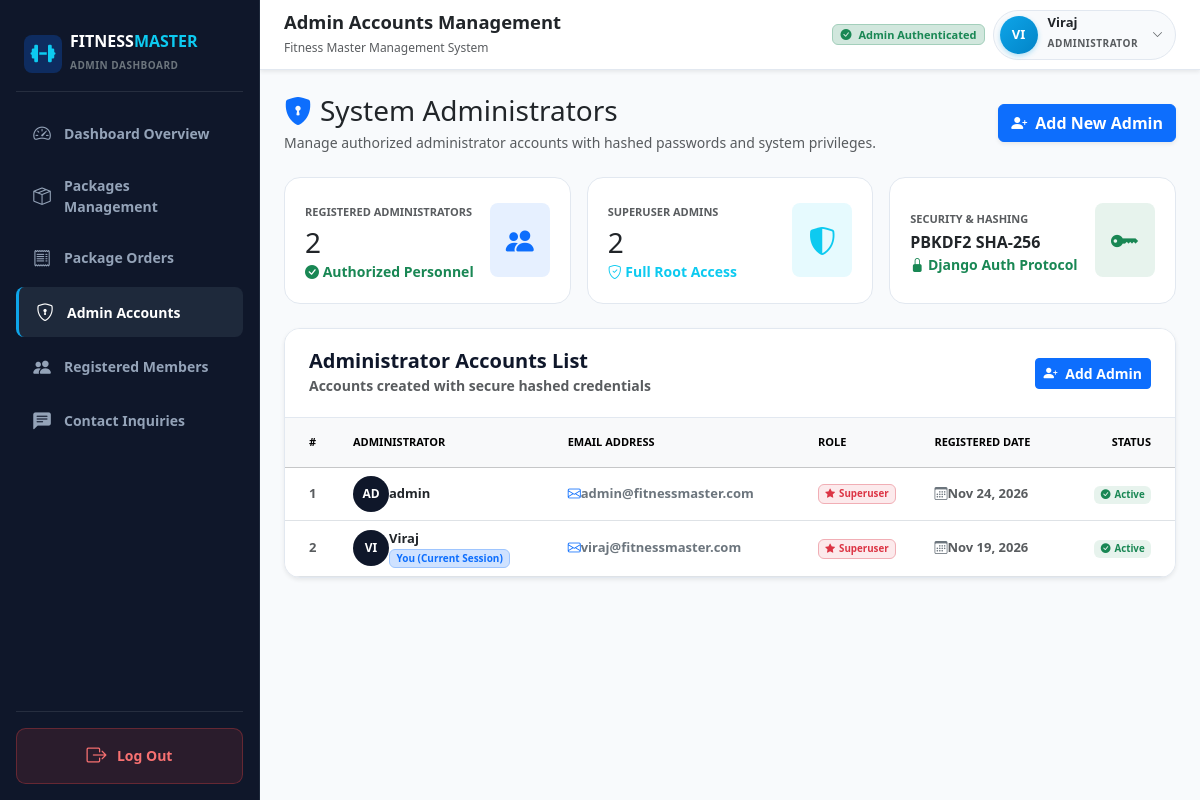
The page /admins/ (signed in) on the database as committed earlier.
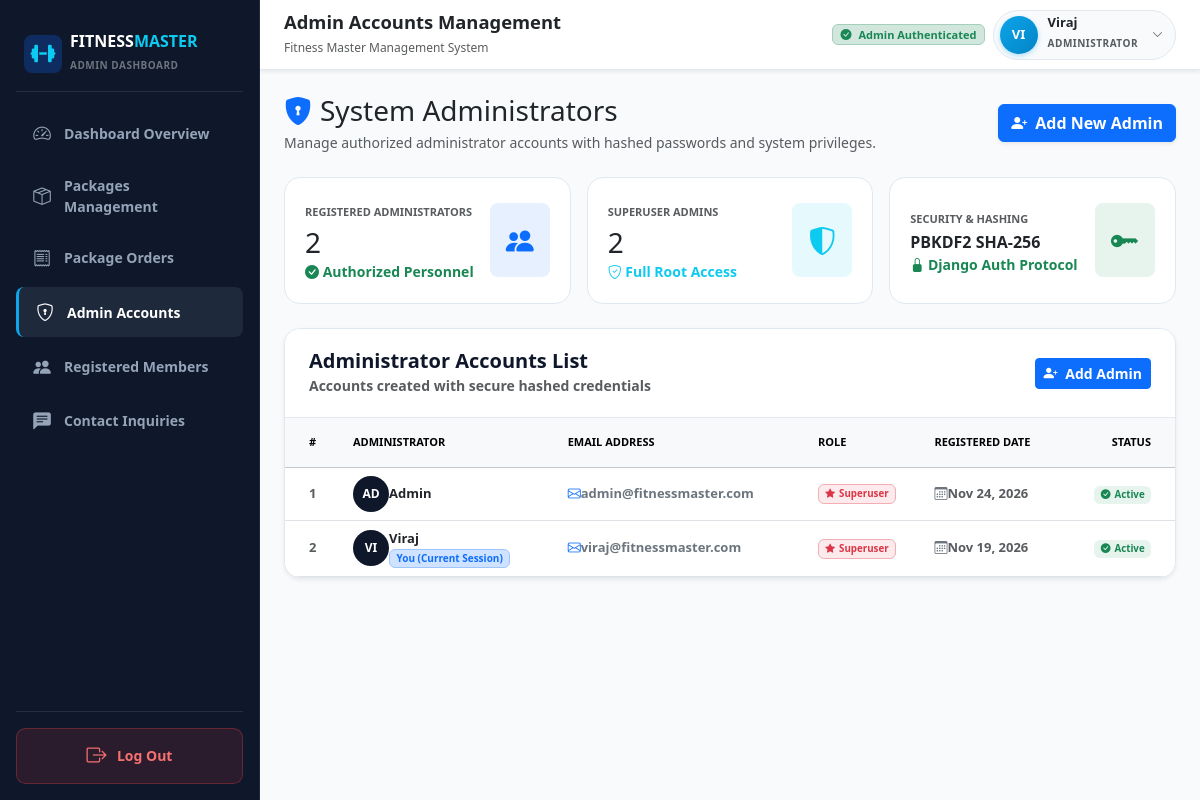
The same page on the database as committed later.
### accounts/models.py (models this page shows, shortened)
class Admin(AbstractUser):
    email = models.EmailField(unique=True, verbose_name="Email Address")
    class Meta:
        verbose_name = 'Admin'
        verbose_name_plural = 'Admins'
        ordering = ['username']

### accounts/views.py (the view, shortened to what this page needs)
# urls.py: path('admins/', views.admin_accounts_view, name='admin_accounts'),
@login_required(login_url='login')
@user_passes_test(admin_check, login_url='login')
def admin_accounts_view(request):
    admins = AdminModel.objects.all().order_by('-date_joined')
    form = AdminCreationForm()
    return render(request, 'accounts/admin_list.html', {
        'admins': admins,
        'form': form,
        'total_admins': admins.count(),
        'superusers_count': admins.filter(is_superuser=True).count(),
    })

### accounts/views.py (called while the page is built)
def admin_check(user):
    return user.is_authenticated and (user.is_staff or user.is_superuser)

### templates/accounts/admin_list.html (shortened to what the changed rows need)
{% extends 'base.html' %}
{% block content %}
<div class="container-fluid px-0">
  <div class="fm-card mb-4 shadow-sm">
    <div class="table-responsive">
      <table class="table table-hover align-middle mb-0" style="font-size: 13px;">
        <thead class="table-light text-uppercase text-secondary fw-bold" style="font-size: 11px;">
          <tr>
            <th class="ps-4 py-3" style="width: 60px;">#</th>
            <th class="py-3">Administrator</th>
            <th class="py-3">Email Address</th>
            <th class="py-3">Role</th>
            <th class="py-3">Registered Date</th>
            <th class="text-end pe-4 py-3">Status</th>
          </tr>
        </thead>
        <tbody>
          {% for admin in admins %}
            <tr>
              <td class="ps-4 fw-bold text-muted">{{ forloop.counter }}</td>
              <td>
                <div class="d-flex align-items-center gap-2.5">
                  <div class="rounded-circle bg-dark text-white fw-bold d-flex align-items-center justify-content-center" style="width: 36px; height: 36px; font-size: 12px; background-color: #0f172a !important;">
                    {{ admin.username|slice:":2"|upper }}
                  </div>
                  <div>
                    <div class="fw-bold text-dark">{{ admin.username }}</div>
                  </div>
                </div>
              </td>
              <td>
                <span class="text-secondary fw-semibold"><i class="bi bi-envelope me-1.5 text-primary"></i>{{ admin.email|default:"No email set" }}</span>
              </td>
              <td>
                {% if admin.is_superuser %}
                  <span class="badge bg-danger bg-opacity-10 text-danger border border-danger-subtle fw-bold px-2.5 py-1">
                    <i class="bi bi-star-fill me-1"></i>Superuser
                  </span>
                {% else %}
                  <span class="badge bg-primary bg-opacity-10 text-primary border border-primary-subtle fw-semibold px-2.5 py-1">
                    <i class="bi bi-shield me-1"></i>Staff Admin
                  </span>
                {% endif %}
              </td>
              <td class="text-muted fw-semibold">
                <i class="bi bi-calendar3 me-1.5 text-secondary"></i>{{ admin.date_joined|date:"M d, Y" }}
              </td>
              <td class="text-end pe-4">
                {% if admin.is_active %}
                  <span class="badge bg-success bg-opacity-10 text-success fw-bold px-2.5 py-1">
                    <i class="bi bi-check-circle-fill me-1"></i>Active
                  </span>
                {% else %}
                  <span class="badge bg-secondary text-white fw-bold px-2.5 py-1">Inactive</span>
                {% endif %}
              </td>
            </tr>
          {% endfor %}
        </tbody>
      </table>
    </div>
  </div>
</div>
{% endblock %}

Rows that differ between the two databases and show on the page:
changed Admin "admin@fitnessmaster.com": username "admin" → "Admin"
